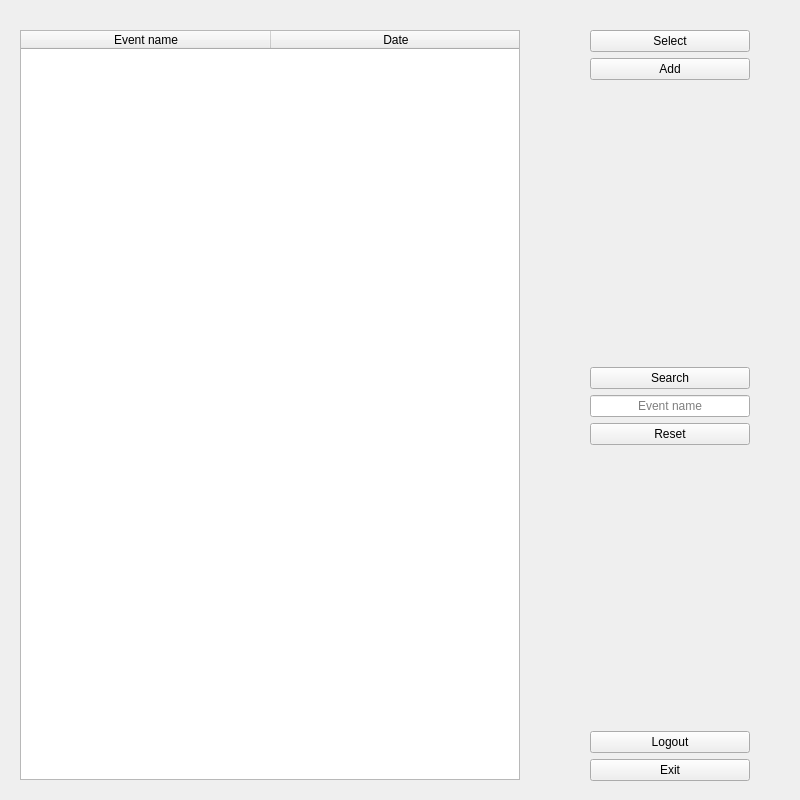
<?xml version="1.0" encoding="UTF-8"?>
<ui version="4.0">
 <class>eventwindow</class>
 <widget class="QWidget" name="eventwindow">
  <property name="geometry">
   <rect>
    <x>0</x>
    <y>0</y>
    <width>800</width>
    <height>800</height>
   </rect>
  </property>
  <property name="sizePolicy">
   <sizepolicy hsizetype="Fixed" vsizetype="Fixed">
    <horstretch>0</horstretch>
    <verstretch>0</verstretch>
   </sizepolicy>
  </property>
  <property name="minimumSize">
   <size>
    <width>800</width>
    <height>800</height>
   </size>
  </property>
  <property name="maximumSize">
   <size>
    <width>800</width>
    <height>800</height>
   </size>
  </property>
  <property name="windowTitle">
   <string>Event list</string>
  </property>
  <widget class="QTableWidget" name="event_list">
   <property name="enabled">
    <bool>true</bool>
   </property>
   <property name="geometry">
    <rect>
     <x>20</x>
     <y>30</y>
     <width>500</width>
     <height>750</height>
    </rect>
   </property>
   <property name="sizePolicy">
    <sizepolicy hsizetype="Fixed" vsizetype="Fixed">
     <horstretch>0</horstretch>
     <verstretch>0</verstretch>
    </sizepolicy>
   </property>
   <property name="minimumSize">
    <size>
     <width>500</width>
     <height>750</height>
    </size>
   </property>
   <property name="maximumSize">
    <size>
     <width>400</width>
     <height>350</height>
    </size>
   </property>
   <property name="contextMenuPolicy">
    <enum>Qt::NoContextMenu</enum>
   </property>
   <property name="acceptDrops">
    <bool>false</bool>
   </property>
   <property name="layoutDirection">
    <enum>Qt::LeftToRight</enum>
   </property>
   <property name="verticalScrollBarPolicy">
    <enum>Qt::ScrollBarAlwaysOff</enum>
   </property>
   <property name="horizontalScrollBarPolicy">
    <enum>Qt::ScrollBarAlwaysOff</enum>
   </property>
   <property name="sizeAdjustPolicy">
    <enum>QAbstractScrollArea::AdjustIgnored</enum>
   </property>
   <property name="autoScroll">
    <bool>false</bool>
   </property>
   <property name="editTriggers">
    <set>QAbstractItemView::NoEditTriggers</set>
   </property>
   <property name="tabKeyNavigation">
    <bool>false</bool>
   </property>
   <property name="showDropIndicator" stdset="0">
    <bool>false</bool>
   </property>
   <property name="dragDropOverwriteMode">
    <bool>false</bool>
   </property>
   <property name="selectionMode">
    <enum>QAbstractItemView::SingleSelection</enum>
   </property>
   <property name="selectionBehavior">
    <enum>QAbstractItemView::SelectRows</enum>
   </property>
   <property name="showGrid">
    <bool>false</bool>
   </property>
   <property name="gridStyle">
    <enum>Qt::NoPen</enum>
   </property>
   <property name="wordWrap">
    <bool>false</bool>
   </property>
   <property name="cornerButtonEnabled">
    <bool>false</bool>
   </property>
   <property name="rowCount">
    <number>0</number>
   </property>
   <property name="columnCount">
    <number>3</number>
   </property>
   <attribute name="horizontalHeaderVisible">
    <bool>true</bool>
   </attribute>
   <attribute name="horizontalHeaderCascadingSectionResizes">
    <bool>false</bool>
   </attribute>
   <attribute name="horizontalHeaderMinimumSectionSize">
    <number>250</number>
   </attribute>
   <attribute name="horizontalHeaderDefaultSectionSize">
    <number>250</number>
   </attribute>
   <attribute name="horizontalHeaderHighlightSections">
    <bool>false</bool>
   </attribute>
   <attribute name="horizontalHeaderShowSortIndicator" stdset="0">
    <bool>false</bool>
   </attribute>
   <attribute name="horizontalHeaderStretchLastSection">
    <bool>false</bool>
   </attribute>
   <attribute name="verticalHeaderVisible">
    <bool>false</bool>
   </attribute>
   <attribute name="verticalHeaderHighlightSections">
    <bool>false</bool>
   </attribute>
   <attribute name="verticalHeaderStretchLastSection">
    <bool>false</bool>
   </attribute>
   <column>
    <property name="text">
     <string>Event name</string>
    </property>
    <property name="textAlignment">
     <set>AlignCenter</set>
    </property>
   </column>
   <column>
    <property name="text">
     <string>Date</string>
    </property>
    <property name="textAlignment">
     <set>AlignCenter</set>
    </property>
   </column>
   <column>
    <property name="text">
     <string>hidden</string>
    </property>
    <property name="textAlignment">
     <set>AlignCenter</set>
    </property>
   </column>
  </widget>
  <widget class="QWidget" name="verticalLayoutWidget">
   <property name="geometry">
    <rect>
     <x>590</x>
     <y>30</y>
     <width>160</width>
     <height>751</height>
    </rect>
   </property>
   <layout class="QVBoxLayout" name="verticalLayout">
    <item>
     <widget class="QPushButton" name="select_button">
      <property name="text">
       <string>Select</string>
      </property>
     </widget>
    </item>
    <item>
     <widget class="QPushButton" name="add_button">
      <property name="text">
       <string>Add</string>
      </property>
     </widget>
    </item>
    <item>
     <spacer name="verticalSpacer_2">
      <property name="orientation">
       <enum>Qt::Vertical</enum>
      </property>
      <property name="sizeHint" stdset="0">
       <size>
        <width>20</width>
        <height>40</height>
       </size>
      </property>
     </spacer>
    </item>
    <item>
     <widget class="QPushButton" name="search_buton">
      <property name="text">
       <string>Search</string>
      </property>
     </widget>
    </item>
    <item>
     <widget class="QLineEdit" name="search_name">
      <property name="alignment">
       <set>Qt::AlignCenter</set>
      </property>
      <property name="placeholderText">
       <string>Event name</string>
      </property>
     </widget>
    </item>
    <item>
     <widget class="QPushButton" name="search_reset">
      <property name="text">
       <string>Reset</string>
      </property>
     </widget>
    </item>
    <item>
     <spacer name="verticalSpacer">
      <property name="orientation">
       <enum>Qt::Vertical</enum>
      </property>
      <property name="sizeHint" stdset="0">
       <size>
        <width>20</width>
        <height>40</height>
       </size>
      </property>
     </spacer>
    </item>
    <item>
     <widget class="QPushButton" name="logout_button">
      <property name="text">
       <string>Logout</string>
      </property>
     </widget>
    </item>
    <item>
     <widget class="QPushButton" name="exit_button">
      <property name="text">
       <string>Exit</string>
      </property>
     </widget>
    </item>
   </layout>
  </widget>
 </widget>
 <resources/>
 <connections/>
</ui>
